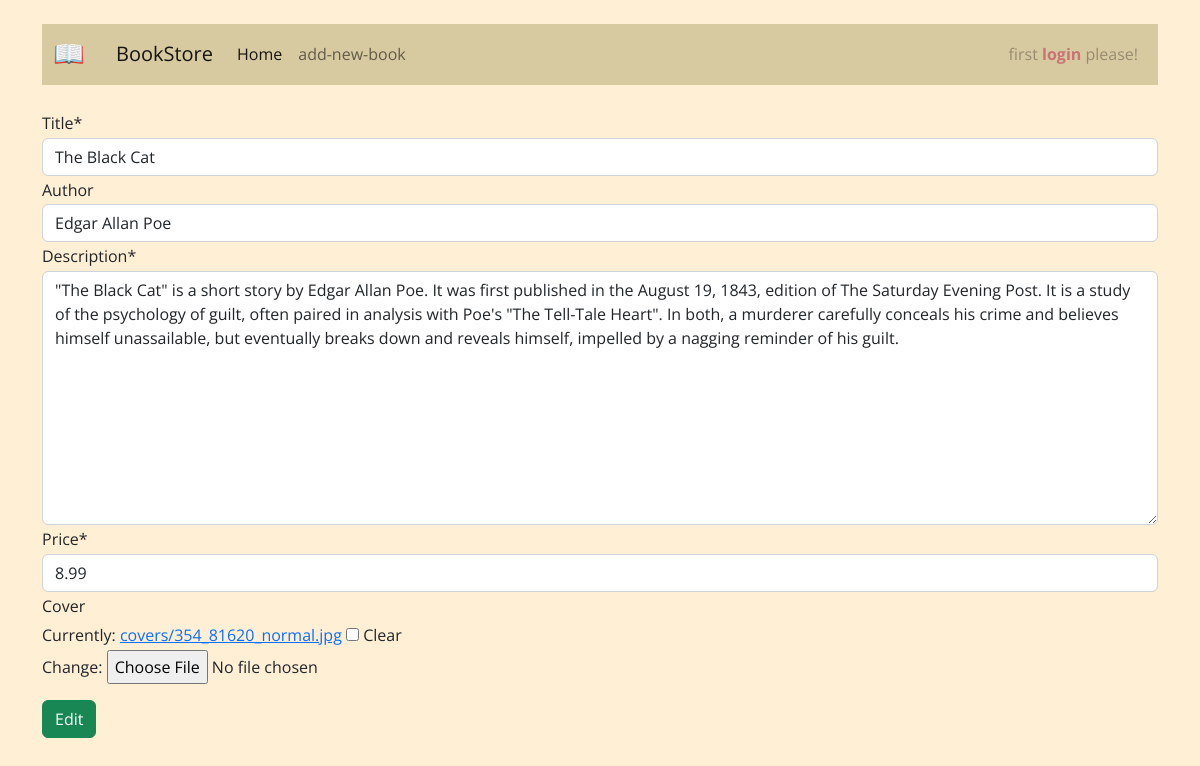
Page /books/5/edit/ on the earlier database version.
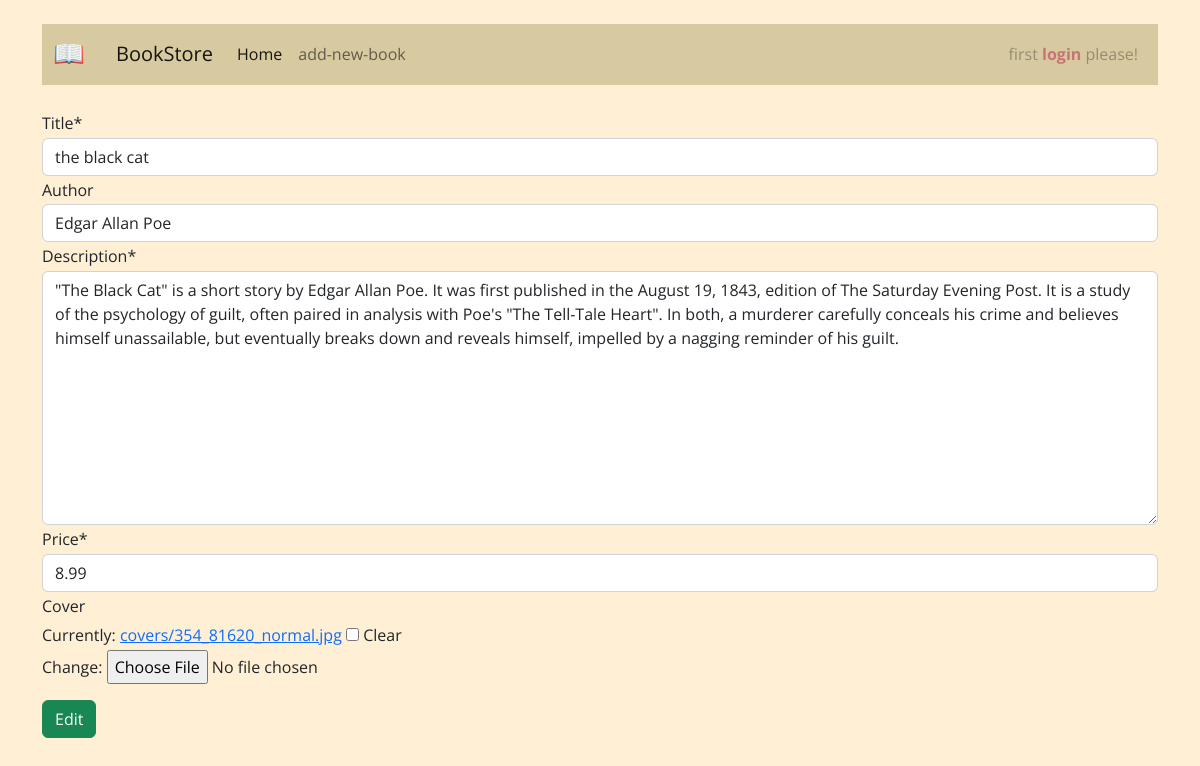
Same page on the later database version.
### books/models.py (models this page shows, shortened)
class Book(models.Model):
    title = models.CharField(max_length=200)
    description = models.TextField()
    author = models.CharField(max_length=100, blank=True)
    price = models.DecimalField(max_digits=5, decimal_places=2)
    cover = models.ImageField(upload_to='covers/', blank=True)
    slug = models.SlugField(null=False, unique=True) # (new)
    class Meta:
        verbose_name = 'Book'
        verbose_name_plural = 'Books'

### books/views.py (the view)
# urls.py: path('<int:pk>/edit/', views.BookUpdateView.as_view(), name='book_update'),
class BookUpdateView(generic.UpdateView):
    model = Book
    fields = ['title', 'author', 'description', 'price', 'cover', ]
    template_name = 'books/book_update.html'

### books/templates/books/book_update.html (shortened to what this page needs)
{% extends '_base.html' %}
{% load crispy_forms_tags %}
{% block content %}
    <form action="" method="post" class="mt-4" enctype="multipart/form-data">
        {{ form|crispy }}
        <button type="submit" class="btn btn-success mt-3">Edit</button>
    </form>
{% endblock content %}

Differences in the rows shown:
changed Book "Edgar Allan Poe": title "The Black Cat" → "the black cat"
